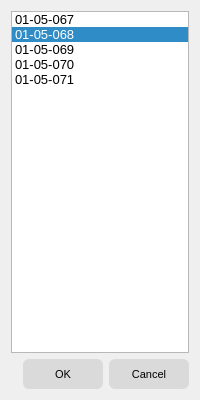
<?xml version="1.0" encoding="UTF-8"?>
<ui version="4.0">
 <class>SelectModuleDialog</class>
 <widget class="QDialog" name="SelectModuleDialog">
  <property name="geometry">
   <rect>
    <x>0</x>
    <y>0</y>
    <width>200</width>
    <height>400</height>
   </rect>
  </property>
  <property name="windowTitle">
   <string>Выбрать модуль</string>
  </property>
  <property name="styleSheet">
   <string notr="true">QWidget
{
	font-size: 9pt;
}

QListView
{
	font-size: 10pt;
}

QPushButton
{
	background-color: rgb(218, 218, 218);
	border: none;
	border-radius: 6px;
	min-width: 80px;
	min-height: 30px;
	font-size: 8pt;
}

QPushButton:hover
{
	border-top: 1px solid black;
	border-left: 1px solid black;
	border-right: 2px outset black;
	border-bottom: 2px outset black;
}

QPushButton:pressed
{
	border: 2px inset black;
}</string>
  </property>
  <layout class="QVBoxLayout" name="verticalLayout">
   <item>
    <widget class="QListWidget" name="listUnlocatedModules">
     <property name="sizePolicy">
      <sizepolicy hsizetype="Preferred" vsizetype="MinimumExpanding">
       <horstretch>0</horstretch>
       <verstretch>0</verstretch>
      </sizepolicy>
     </property>
     <property name="minimumSize">
      <size>
       <width>0</width>
       <height>0</height>
      </size>
     </property>
     <property name="maximumSize">
      <size>
       <width>16777215</width>
       <height>16777215</height>
      </size>
     </property>
     <property name="font">
      <font>
       <family>MS Shell Dlg 2</family>
       <pointsize>10</pointsize>
      </font>
     </property>
     <property name="styleSheet">
      <string notr="true"/>
     </property>
     <property name="currentRow">
      <number>1</number>
     </property>
     <item>
      <property name="text">
       <string>01-05-067</string>
      </property>
     </item>
     <item>
      <property name="text">
       <string>01-05-068</string>
      </property>
     </item>
     <item>
      <property name="text">
       <string>01-05-069</string>
      </property>
     </item>
     <item>
      <property name="text">
       <string>01-05-070</string>
      </property>
     </item>
     <item>
      <property name="text">
       <string>01-05-071</string>
      </property>
     </item>
    </widget>
   </item>
   <item>
    <widget class="QDialogButtonBox" name="buttonBox">
     <property name="orientation">
      <enum>Qt::Horizontal</enum>
     </property>
     <property name="standardButtons">
      <set>QDialogButtonBox::Cancel|QDialogButtonBox::Ok</set>
     </property>
    </widget>
   </item>
  </layout>
 </widget>
 <resources/>
 <connections>
  <connection>
   <sender>buttonBox</sender>
   <signal>accepted()</signal>
   <receiver>SelectModuleDialog</receiver>
   <slot>accept()</slot>
   <hints>
    <hint type="sourcelabel">
     <x>150</x>
     <y>425</y>
    </hint>
    <hint type="destinationlabel">
     <x>157</x>
     <y>274</y>
    </hint>
   </hints>
  </connection>
  <connection>
   <sender>buttonBox</sender>
   <signal>rejected()</signal>
   <receiver>SelectModuleDialog</receiver>
   <slot>reject()</slot>
   <hints>
    <hint type="sourcelabel">
     <x>150</x>
     <y>431</y>
    </hint>
    <hint type="destinationlabel">
     <x>159</x>
     <y>274</y>
    </hint>
   </hints>
  </connection>
 </connections>
</ui>
